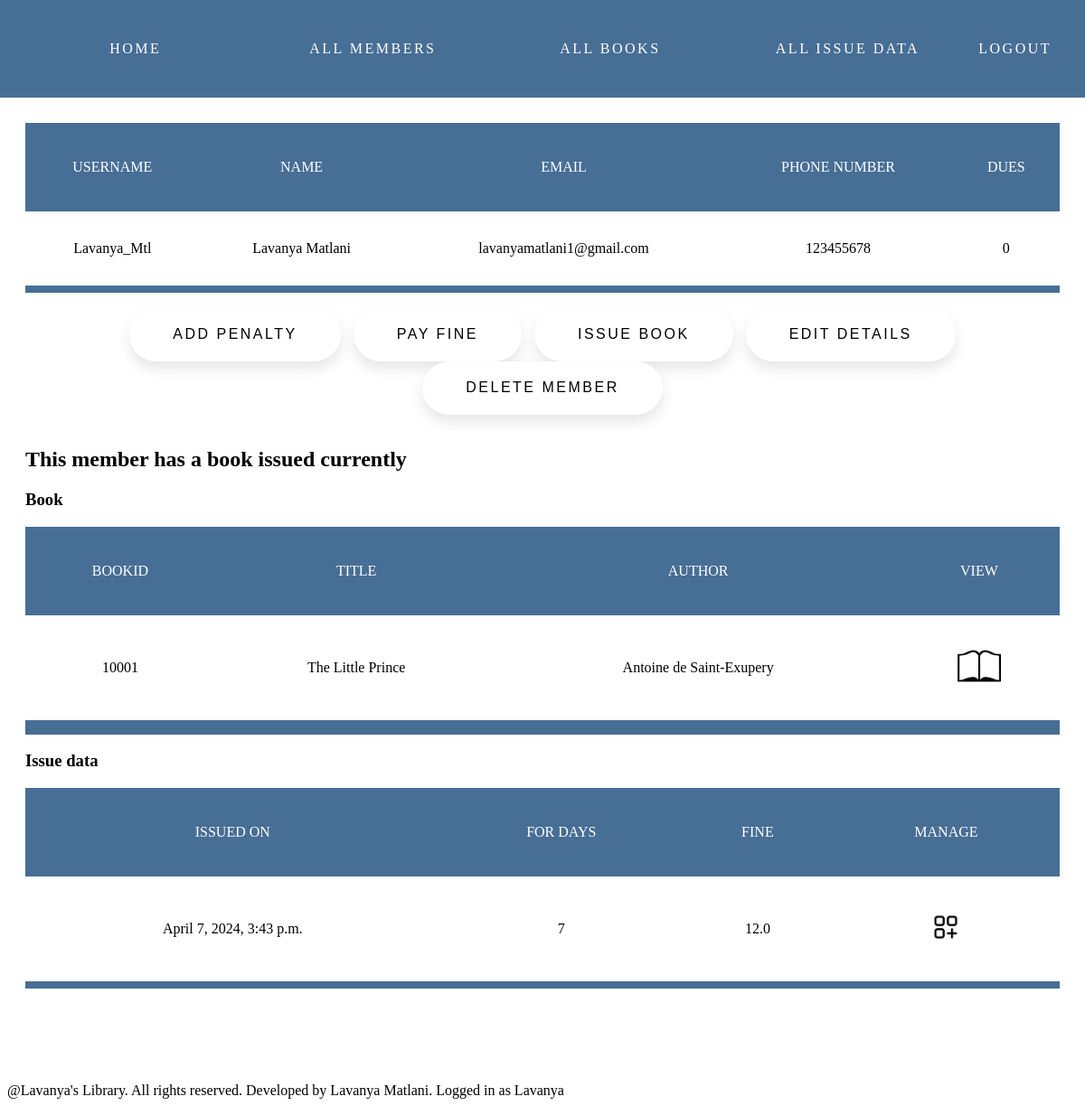
Screenshot of /members/view/1 (signed in) with the database file from the repository.
### members/models.py (models this page shows)
class Member(models.Model):
    username = models.CharField(max_length=40,unique=True,null=False,blank=False)
    first_name = models.CharField(max_length=40)
    last_name = models.CharField(max_length=40)
    email = models.EmailField(null=False,blank=False)
    phone_number = models.CharField(max_length=15)
    dues = models.IntegerField(null=False,default=0)

### bookissue/models.py (models this page shows)
class BookIssue(models.Model):
    book = models.OneToOneField(Book,on_delete=models.RESTRICT,null=False,blank=False)
    member = models.OneToOneField(Member,on_delete=models.RESTRICT,null=False,blank=False)
    date_created = models.DateTimeField(auto_now_add=True)
    for_days = models.IntegerField(default=7,null=False,blank=True)

### books/models.py (models this page shows)
class Book(models.Model):
    book_id = models.CharField(max_length=15,null=False,blank=False,unique=True)
    title = models.CharField(max_length=100,null=False)
    author = models.CharField(max_length=50,null=False)

### members/views.py (the view)
# urls.py: path('view/<int:id>',view_member,name='view_member'),
@login_required(login_url='account:login')
def view_member(request,id):
    try:
        member = Member.objects.get(id=id)
    except ObjectDoesNotExist:
        return render(request,'members/viewmember.html',context={'message':"Member with given ID doesn't exist"})
    try:
        bookissue = BookIssue.objects.get(member=id)
        fine = (timezone.now()-bookissue.date_created).total_seconds()//86400 - bookissue.for_days
        if fine<0:
            fine=0
        return render(request,'members/viewmember.html',context={'member':member,'bookissue':bookissue,'fine':fine})
    except ObjectDoesNotExist:
        return render(request,'members/viewmember.html',context={'member':member,'issuemessage':"Member has no issued book at present"})

### members/templates/members/viewmember.html (shortened to what this page needs)
{% extends 'members/index.html' %}
{% load static %}
{% block content %}
<div class="container">
    {% if member %}
    <table>
        <tr>
            <th>Username</th>
            <th>Name</th>
            <th>Email</th>
            <th>Phone Number</th>
            <th>Dues</th>
        </tr>
        <tr>
            <td>{{ member.username }}</td>
            <td>{{ member.first_name }} {{ member.last_name }}</td>
            <td>{{ member.email }}</td>
            <td>{{ member.phone_number }}</td>
            <td>{{ member.dues }}</td>
        </tr>
    </table>
    <div class="actionpad">
        <a href="{% url 'members:add_penalty' id=member.id %}"><button class="no">Add Penalty</button></a>
        <a href="{% url 'members:pay_fine' id=member.id %}"><button class="yes">Pay Fine</button></a>
        <a href="{% url 'members:member_to_book' id=member.id %}"><button class="yes">Issue Book</button></a>
        <a href="{% url 'members:edit_member' id=member.id %}"><button class="yes">Edit Details</button></a>
        <a href="{% url 'members:delete_member' id=member.id %}"><button class="no">Delete Member</button></a>
    </div>
    {% if bookissue %}
        <h2>This member has a book issued currently</h2>
    <div>
        <h3>Book</h3>
        <table>
            <tr>
                <th>BookID</th>
                <th>Title</th>
                <th>Author</th>
                <th>View</th>
            </tr>
            <tr>
                <td>{{ bookissue.book.book_id }}</td>
                <td>{{ bookissue.book.title }}</td>
                <td>{{ bookissue.book.author }}</td>
                <td><a href="{% url 'books:view_book' id=bookissue.book.id %}"><img src={% static "members/images/preview.png" %} class="symbol"></a></td>
            </tr>
        </table>
    </div>
    <div>
        <h3>Issue data</h3>
        <table>
            <tr>
                <th>Issued on</th>
                <th>For days</th>
                <th>Fine</th>
                <th>Manage</th>
            </tr>
            <tr>
                <td>{{ bookissue.date_created }}</td>
                <td>{{ bookissue.for_days }}</td>
                <td>{{ fine }}</td>
                <td><a href="{% url 'bookissue:view_bookissue' bookissueid=bookissue.id %}"><img src={% static "bookissue/images/more_info.png" %} class="symbol"></a></td>
            </tr>
        </table>
    </div>
    {% endif %}
    {% endif %}
</div>
{% endblock content %}

### members/templates/members/index.html (shortened to what this page needs)
{% load static %}
<!DOCTYPE html>
<html lang="en">
<head>
    <link rel="stylesheet" href="{% static "members/css/style.css" %}">
</head>
<body>
    {% block nav %}
        <nav class="nav">
            <a class="left" href="{% url 'account:home' %}">Home</a>
            <a class="left" href="{% url 'members:index' %}">All Members</a>
            <a class="left" href="{% url 'books:index' %}">All Books</a>
            <a class="left" href="{% url 'bookissue:index' %}"> All Issue Data</a>
            <a class="right" href="{% url 'account:logout' %}">Logout</a>
        </nav>
    {% endblock nav %}
    {% block content %}{% endblock content %}
    {% block footer %}
        <div class="footer">@Lavanya's Library. All rights reserved. Developed by Lavanya Matlani. Logged in as {{ request.user }} </div>
    {% endblock footer %}
</body>
</html>

### members/static/members/css/style.css (style rules this page uses)
html { margin: 0; height: 100%; width: 100%; min-width: fit-content; }
body { margin: 0; }
.symbol { width: 3em; height: 3em; }
.nav { display:flex; align-items: center; background-color: #476e95; box-sizing: border-box; text-align: center; font-size: 1em; text-transform: uppercase; letter-spacing: 2.5px; justify-content: space-between; padding: 1em; }
.left { padding: 1.5em 1em; color: #fff; width: 100%; margin: 5px; margin-right: auto; box-sizing: border-box; text-decoration: none; }
.right { padding: 1.5em 1em; margin: 5px; margin-left: auto; box-sizing: border-box; text-decoration: none; color: #fff; }
th { color: white; padding: 2em 1em; text-transform: uppercase; font-weight: 500; }
td { background-color: white; padding: 2em 1em; }
table { width:100%; text-align: center; border-collapse: separate; border-spacing: 0 0.5em; background-color: #476e95; }
.container { border-radius: 7px; margin: 1%; padding: 1em 1em 4em 1em; }
button { padding: 1.3em 3em; font-size: 1em; text-transform: uppercase; letter-spacing: 2.5px; font-weight: 500; color: #000; background-color: #fff; border: none; border-radius: 45px; box-shadow: 0px 8px 15px rgba(0, 0, 0, 0.1); transition: all 0.3s ease 0s; cursor: pointer; outline: none; }
.actionpad { padding: 1em; text-align: center; }
.actionpad>a { margin:5px; }
.footer { margin-top: 2em; margin-right: 0; box-sizing: border-box; left: 0; bottom: 0; width: 100%; padding: 0.5em; }

### rows the page displays
Member: username "Lavanya_Mtl", first_name "Lavanya", last_name "Matlani", email "lavanyamatlani1@gmail.com", phone_number "123455678", dues "0"
BookIssue: book.book_id "10001", book "The Little Prince", book.author "Antoine de Saint-Exupery", date_created "April 7, 2024, 3:43 p.m.", for_days "7"

### other values shown
{{ request.user }} "Lavanya"
